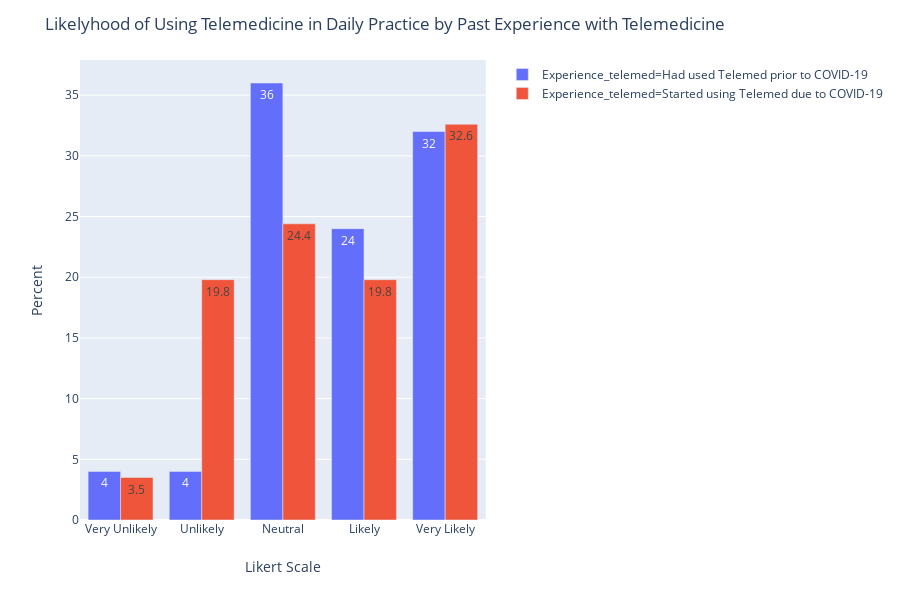

This figure's notebook cell:
### Code cell
# Table of likely daily_telemd use based on past experience
df_q7_2 = df.groupby(['Experience_telemed', 'Daily_telemed']).agg({'count':sum})
df_q7_2['percent'] = df_q7_2.groupby(level=0).apply(lambda x:
                                                   round(100 * x / float(x.sum()),1))

df_q7_2 = df_q7_2.reset_index()

df_q7_2 = df_q7_2.reindex([4, 2, 1, 0, 3, 9, 7, 6, 5, 8])
df_q7_2

# Grouped Bar Chart
fig = px.bar(df_q7_2, 
             x='Daily_telemed', 
             y='percent',
             color='Experience_telemed',
             barmode='group',
             text= 'percent')

fig.update_layout(
    title='Likelyhood of Using Telemedicine in Daily Practice by Past Experience with Telemedicine',
    xaxis=dict(
        title='Likert Scale'),
    yaxis = dict(
        title='Percent')
)

fig.show()

### Figure 1 — Plotly figure (JSON) as saved in the notebook; plotly's stock layout.template omitted (floating-point values rounded to 4 significant figures)
{"data": [{"alignmentgroup": "True", "hoverlabel": {"namelength": 0}, "hovertemplate": "Experience_telemed=Had used Telemed prior to COVID-19<br>Daily_telemed=%{x}<br>percent=%{text}", "legendgroup": "Experience_telemed=Had used Telemed prior to COVID-19", "marker": {"color": "#636efa"}, "name": "Experience_telemed=Had used Telemed prior to COVID-19", "offsetgroup": "Experience_telemed=Had used Telemed prior to COVID-19", "orientation": "v", "showlegend": true, "text": [4, 4, 36, 24, 32], "textposition": "auto", "type": "bar", "x": ["Very Unlikely", "Unlikely", "Neutral", "Likely", "Very Likely"], "xaxis": "x", "y": [4, 4, 36, 24, 32], "yaxis": "y"}, {"alignmentgroup": "True", "hoverlabel": {"namelength": 0}, "hovertemplate": "Experience_telemed=Started using Telemed due to COVID-19<br>Daily_telemed=%{x}<br>percent=%{text}", "legendgroup": "Experience_telemed=Started using Telemed due to COVID-19", "marker": {"color": "#EF553B"}, "name": "Experience_telemed=Started using Telemed due to COVID-19", "offsetgroup": "Experience_telemed=Started using Telemed due to COVID-19", "orientation": "v", "showlegend": true, "text": [3.5, 19.8, 24.4, 19.8, 32.6], "textposition": "auto", "type": "bar", "x": ["Very Unlikely", "Unlikely", "Neutral", "Likely", "Very Likely"], "xaxis": "x", "y": [3.5, 19.8, 24.4, 19.8, 32.6], "yaxis": "y"}], "layout": {"barmode": "group", "height": 600, "legend": {"tracegroupgap": 0}, "margin": {"t": 60}, "title": {"text": "Likelyhood of Using Telemedicine in Daily Practice by Past Experience with Telemedicine"}, "xaxis": {"anchor": "y", "domain": [0, 0.98], "title": {"text": "Likert Scale"}}, "yaxis": {"anchor": "x", "domain": [0, 1], "title": {"text": "Percent"}}}}
